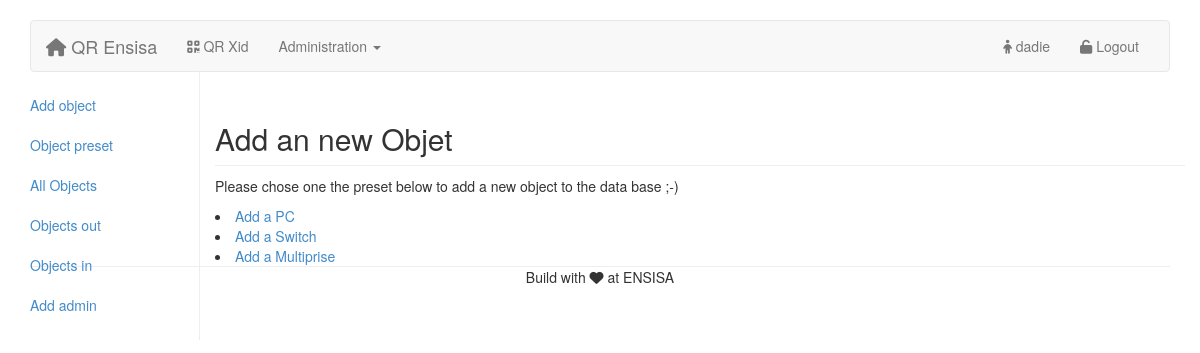
Screenshot of /admin.php?sec=add_object (signed in) with the database file from the repository.
### tables this page shows
CREATE TABLE IF NOT EXISTS `preset` (
  `id` int(11) NOT NULL AUTO_INCREMENT,
  `name` varchar(256) NOT NULL,
  `description` mediumtext NOT NULL,
  `lenght` tinyint(1) NOT NULL,
  `number_port` tinyint(1) NOT NULL,
  `cpu` tinyint(1) NOT NULL,
  `frequence` tinyint(1) NOT NULL,
  `ram` tinyint(1) NOT NULL,
  `hard_drive` tinyint(1) NOT NULL,
  `gpu` tinyint(1) NOT NULL,
  PRIMARY KEY (`id`)
);

### includes/admin/add_object.php (the view, shortened to what this page needs)
<?php
    if(isset($_GET['preset'])) {
        $req=$connect->query('SELECT name FROM preset');
        while($fetched=$req->fetch()){
            echo '<li><a href="admin.php?sec=add_object&preset='.$fetched['name'].'">Add a '.$fetched['name'].'</a></li>' ;
        }
        $req->closeCursor();
        echo '<h2 class="sub-header">Add an '.$_GET['preset'].'</h2>';
        $form=$connect->prepare('SELECT * FROM preset WHERE name=:preset_name');
        $form->execute(array(':preset_name'=>$_GET['preset'])); ?>
        <form role="form" method="post" action="includes/admin/act_add_object.php">
        <div class="form-group">
            <label for="name">Object Name</label>
            <input type="text" class="form-control" name="name" placeholder="Enter the name of the new object">
             <label for="description">Object Description</label>
            <input type="text" class="form-control" name="description" placeholder="Describe it, stay short">
      <?php
        while($fetch_all=$form->fetch()) {
            if($fetch_all['cpu']==1){ ?>
                <label for="cpu">Object CPU</label>
                <input type="text" class="form-control" name="cpu" placeholder="Enter the cpu reference">
            <?php
            }
            if($fetch_all['frequence']==1){?>
                <label for="frequence">CPU Frequence</label>
                <input type="text" class="form-control" name="frequence" placeholder="Enter the cpu frequence">
            <?php
            }
            if($fetch_all['gpu']==1){?>
                <label for="gpu">GPU Reference</label>
                <input type="text" class="form-control" name="gpu" placeholder="Enter the GPU references">
            <?php
            }
            if($fetch_all['hard_drive']==1){?>
                <label for="hard_drive">HDD capacity in Go</label>
                <input type="int" class="form-control" name="hard_drive" placeholder="Enter the hard drive capacity in Go">
            <?php
            }
            if($fetch_all['lenght']==1){?>
                <label for="lenght">Lenght in meter</label>
                <input type="int" class="form-control" name="lenght" placeholder="Lenght of the cable">
            <?php
            }
            if($fetch_all['number_port']==1){?>
                <label for="lenght">Number of port</label>
                <input type="int" class="form-control" name="number_port" placeholder="Number of port">
            <?php
            }
            if($fetch_all['ram']==1){?>
                <label for="ram">Quantity of RAM in Go</label>
                <input type="int" class="form-control" name="ram" placeholder="Quantity of ram">
            <?php
            }
            ?>  </div>
                <button type="submit" class="btn btn-primary">Add object</button>
            </form>
       <?php
       }
       $form->closeCursor();
    }
    else { ?>
        <h2 class="sub-header">Add an new Objet</h2>
        <p>Please chose one the preset below to add a new object to the data base ;-)</p>
    <?php
        $req=$connect->query('SELECT name FROM preset');
        while($fetched=$req->fetch()){
            echo '<li><a href="admin.php?sec=add_object&preset='.$fetched['name'].'">Add a '.$fetched['name'].'</a></li>' ;
        }
    }
?>

### css/projet.css (style rules this page uses)
body { padding-top: 20px; padding-bottom: 20px; }

### css/admin_panel.css (style rules this page uses)
.sub-header { padding-bottom: 10px; border-bottom: 1px solid #eee; }

### rows the page displays
preset: name "PC"
preset: name "Switch"
preset: name "Multiprise"

### other values shown
$_SESSION['pseudo'] "dadie"
